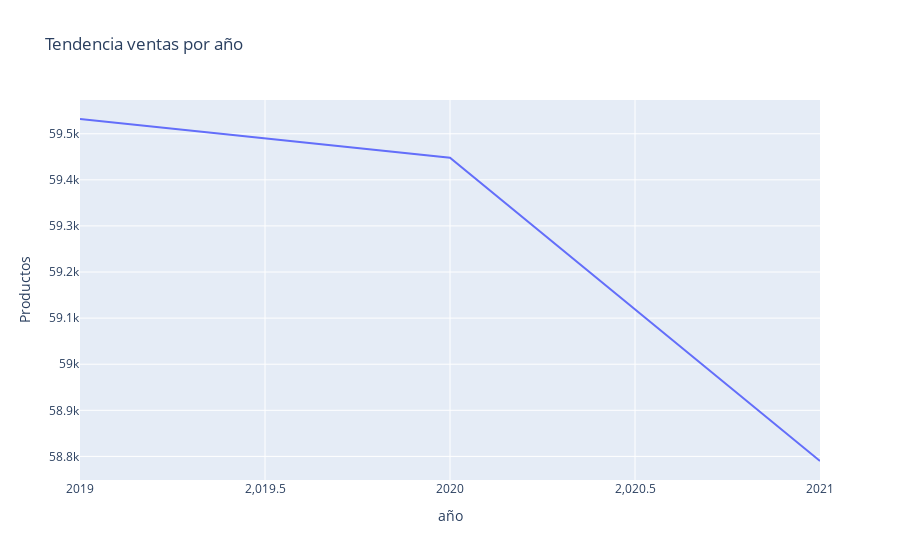

This figure's notebook cell:
### Code cell
productos_por_año = df.groupby('año')['Productos'].sum().reset_index()
fig8 = px.line(productos_por_año, x='año', y='Productos', title='Tendencia ventas por año')
fig8.show()

### Figure 1 — Plotly figure (JSON) as saved in the notebook; plotly's stock layout.template omitted (floating-point values rounded to 4 significant figures)
{"data": [{"hovertemplate": "año=%{x}<br>Productos=%{y}<extra></extra>", "legendgroup": "", "line": {"color": "#636efa", "dash": "solid"}, "marker": {"symbol": "circle"}, "mode": "lines", "name": "", "orientation": "v", "showlegend": false, "type": "scatter", "x": [2019, 2020, 2021], "xaxis": "x", "y": [59532, 59448, 58790], "yaxis": "y"}], "layout": {"autosize": true, "legend": {"tracegroupgap": 0}, "title": {"text": "Tendencia ventas por año"}, "xaxis": {"anchor": "y", "autorange": true, "domain": [0, 1], "range": [2019, 2021], "title": {"text": "año"}, "type": "linear"}, "yaxis": {"anchor": "x", "autorange": true, "domain": [0, 1], "range": [58750.0, 59570.0], "title": {"text": "Productos"}, "type": "linear"}}}
